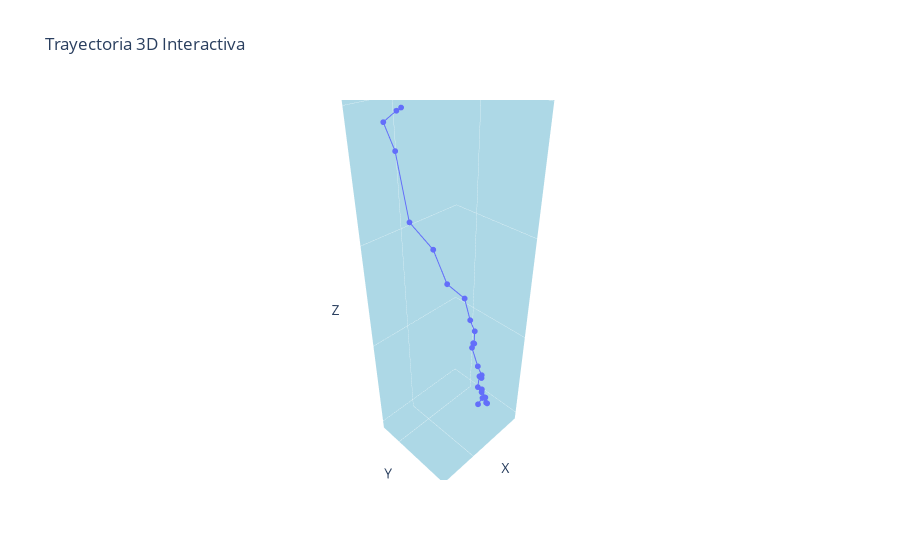

Notebook cell for this chart:
### Code cell
# Crear el gráfico 3D interactivo
fig = go.Figure()

# Añadir la trayectoria con todos los puntos menos el último
fig.add_trace(go.Scatter3d(
    x=df['x'][:-1],
    y=df['y'][:-1],
    z=df['z'][:-1],
    mode='lines+markers',
    marker=dict(size=2),
    line=dict(width=2),
    name = 'Trayectoria'
))

# Configurar el diseño del gráfico
fig.update_layout(
    scene=dict(
        xaxis_title='X',
        yaxis_title='Y',
        zaxis_title='Z',
        xaxis=dict(showticklabels=False, tickmode="linear", dtick=50, range=[min(df['x']) - 10, max(df['x']) + 10], backgroundcolor="lightblue", gridwidth=0.5),
        yaxis=dict(showticklabels=False, tickmode="linear", dtick=50, range=[min(df['y']) - 10, max(df['y']) + 10], backgroundcolor="lightblue", gridwidth=0.5),
        zaxis=dict(showticklabels=False, tickmode="linear", dtick=50,  range=[min(df['z']) - 10, max(df['z']) + 10], backgroundcolor="lightblue", gridwidth=0.5)
    ),
    title='Trayectoria 3D Interactiva'
)

# Configurar la cámara para que salga cuadrado y alejado de los puntos
camera = dict(
    eye=dict(x=1.5, y=1.5, z=1.5)
)

fig.update_layout(scene_camera=camera) 

# Mostrar el gráfico
fig.show()

### Figure 1 — Plotly figure (JSON) as saved in the notebook; plotly's stock layout.template omitted (floating-point values rounded to 4 significant figures)
{"data": [{"line": {"width": 2}, "marker": {"size": 2}, "mode": "lines+markers", "name": "Trayectoria", "type": "scatter3d", "x": [264, 265, 264, 257, 252, 247, 245, 240, 238, 235, 235, 232, 230, 229, 227, 226, 223, 224, 224, 220, 221, 220, 222, 222, 222, 226, 230], "y": [109, 107, 95, 92, 93, 106, 115, 124, 127, 128, 128, 124, 121, 126, 128, 127, 122, 122, 126, 126, 123, 122, 127, 130, 129, 129, 129], "z": [401, 400, 395, 384, 356, 346, 332, 326, 315, 308, 301, 298, 293, 283, 277, 274, 271, 264, 264, 256, 259, 260, 258, 255, 255, 261, 259]}], "layout": {"scene": {"camera": {"eye": {"x": 1.5, "y": 1.5, "z": 1.5}}, "xaxis": {"backgroundcolor": "lightblue", "dtick": 50, "gridwidth": 0.5, "range": [210, 275], "showticklabels": false, "tickmode": "linear", "title": {"text": "X"}}, "yaxis": {"backgroundcolor": "lightblue", "dtick": 50, "gridwidth": 0.5, "range": [82, 147], "showticklabels": false, "tickmode": "linear", "title": {"text": "Y"}}, "zaxis": {"backgroundcolor": "lightblue", "dtick": 50, "gridwidth": 0.5, "range": [245, 411], "showticklabels": false, "tickmode": "linear", "title": {"text": "Z"}}}, "title": {"text": "Trayectoria 3D Interactiva"}}}
